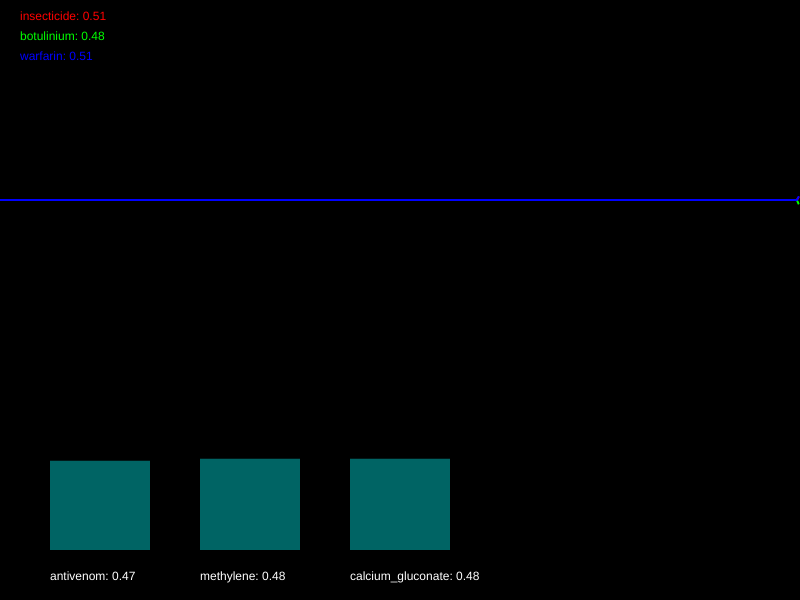
Frame 1 (no input)
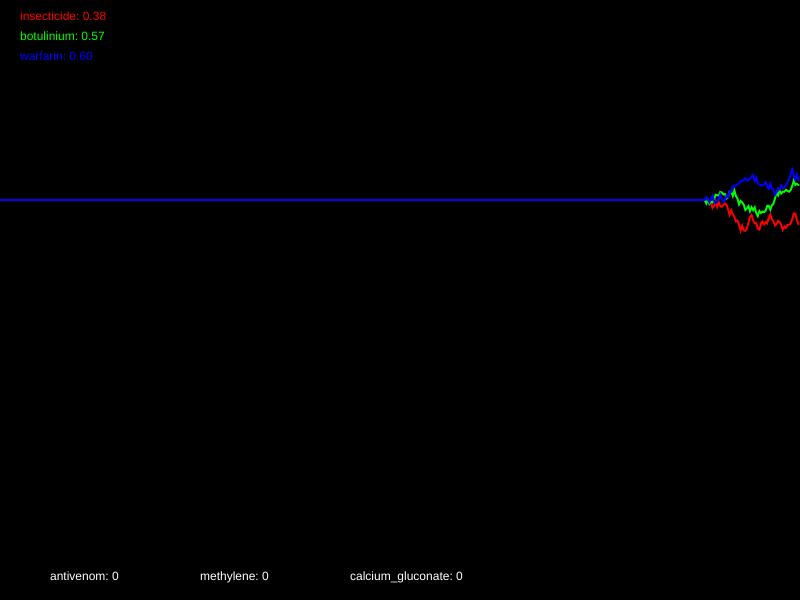
Frame 60 (no input)
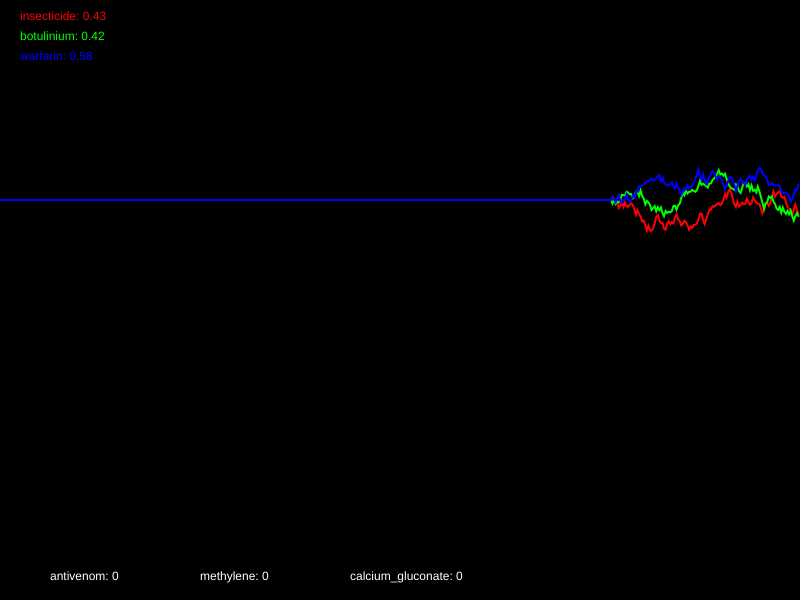
Frame 120 (the mouse pressed at the canvas centre since frame 60)

The p5.js sketch that drew these frames (run headless with seeded random() and noise() and a simulated clock; from frame 60 on, the mouse is pressed at the canvas centre):

// p5.js sketch
// ── sketch.js
/*

Officer: 6576922
CaseNum: 401-0-68913537-6576922

Case 401 - The Case of Norbert's Weiner Stand
Stage 1 - Noxious Weiner

Console city has been plunged into chaos. The notorious poisoner Norbert has struck the population down with a potent poison. 
Word has it that he is smuggling his venomous filth via a streetside weiner stand. Hundreds of people have been affected, 
and the municipal water company tells me that their sewers are at full capacity. This is no laughing matter. 
I need you to head down to our lab and work on an antidote.

You must develop the antidote by using conditional statements in the draw loop to
do the following:

	- When warfarin dips below 0.65, decrement antivenom by 0.03
	- When insecticide goes above 0.72, increase antivenom by 0.03
	- When warfarin dips below 0.69, try decreasing methylene by 0.02
	- If insecticide goes above 0.62, increase methylene by 0.01
	- When botulinium goes above 0.32, reduce calcium_gluconate by 0.02
	- If warfarin goes above 0.55, increase calcium_gluconate by 0.01


Your conditional statements should consider the following poisons:

	- insecticide
	- botulinium
	- warfarin


Your conditional statements should modify the following antidotes:

	- antivenom
	- methylene
	- calcium_gluconate


- There are many ways to complete this task but you should only use the following commands and operators:

	if(){}
	>
	<
	+=
	-=

*/

//Declare the poison variables
var insecticide;
var botulinium;
var warfarin;


//Declare the antidote variables
var antivenom;
var methylene;
var calcium_gluconate;


//This variable is used for drawing the graph
var graphs;


function setup()
{

	createCanvas(800,600);
	strokeWeight(2);

	//initialise the poisons and antidotes
	insecticide = 0.5;
	botulinium = 0.5;
	warfarin = 0.5;
	antivenom = 0.5;
	methylene = 0.5;
	calcium_gluconate = 0.5;


	//fills the graph with empty values
	graphs = [];

	for(var i = 0; i < 3; i++)
	{
		graphs.push([]);
		for(var j = 0; j < 512; j++)
		{
			graphs[i].push(0.5);
		}
	}

}

function draw()
{

	//Develop the antidote below
	//Write conditional statements to change the amount of each substance ...
	if(warfarin <= 0.65)
		{
			antivenom -= 0.03;
		}
	
	if(insecticide >= 0.72)
		{
			antivenom = antivenom + 0.03;
		}
	
	if(warfarin <= 0.69)
		{
			methylene = methylene - 0.02;
		}
	
	if(insecticide >= 0.62)
		{
			methylene = methylene + 0.01;
		}

	if(botulinium >= 0.32)
		{
			calcium_gluconate = calcium_gluconate - 0.02;
		}
	
	if(warfarin >= 0.55)
		{
			calcium_gluconate = calcium_gluconate + 0.01;
		}

	//////////////////////////////////////////////////////

	//the code below generates new values using random numbers

	/*
		For testing, you might want to temporarily comment out
		these lines and set the same variables to constant values
		instead.
	*/

	insecticide = nextValue(graphs[0],insecticide);
	botulinium = nextValue(graphs[1],botulinium);
	warfarin = nextValue(graphs[2],warfarin);


	antivenom = constrain(antivenom, 0, 1);
	methylene = constrain(methylene, 0, 1);
	calcium_gluconate = constrain(calcium_gluconate, 0, 1);


	///////// DO NOT CHANGE THE CODE BELOW ///////////

	//drawing code

	// set background
	background(0);
	noFill();

	//draw the graphs for the vitals
	var colors = [
	color(255, 0, 0),
	color(0, 255, 0),
	color(0, 0, 255),
	color(255, 0, 255),
	color(255, 255, 0),
	color(0, 255, 255)
	];

	for(var i = 0; i < graphs.length; i++)
	{
		stroke(colors[i]);
		drawGraph(graphs[i]);
	}

	//draw the poisons as text
	noStroke();
	fill(colors[0]);
	text('insecticide: ' + nf(insecticide,1,2), 20,20);
	fill(colors[1]);
	text('botulinium: ' + nf(botulinium,1,2), 20,40);
	fill(colors[2]);
	text('warfarin: ' + nf(warfarin,1,2), 20,60);


	//draw the antidotes bar chart
	drawBar(antivenom,50,'antivenom');
	drawBar(methylene,200,'methylene');
	drawBar(calcium_gluconate,350,'calcium_gluconate');


}

function nextValue(graph, val)
{
	//gets the next value for a vital and puts it in an array for drawing
	var delta = random(-0.03,0.03);

	val += delta;
	if(val > 1 || val < 0)
	{
		delta *= -1;
		val += delta * 2;
	}

	graph.push(val)
	graph.shift();
	return val;
}

function drawGraph(graph)
{
	//draws an array as a graph
	beginShape();
	for(var i = 0; i < graph.length; i++)
	{
			vertex(width * i/512, height * 0.5 - graph[i]* height/3)
	}
	endShape();
}


function drawBar(val, x, name)
{
	//draws the bars for bar chart
    noStroke();
    fill(0,100,100);
	var mh = height * 0.4 - 50;
	rect(x,(height - 50) - val*mh, 100, val*mh);
    fill(255);
	text(name + ": " + val, x, height - 20);
}
